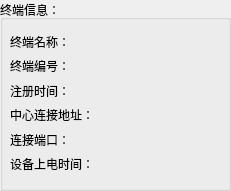
  <widget class="QGroupBox" name="groupBox_2">
   <property name="geometry">
    <rect>
     <x>230</x>
     <y>70</y>
     <width>231</width>
     <height>191</height>
    </rect>
   </property>
   <property name="title">
    <string>终端信息：</string>
   </property>
   <widget class="QWidget" name="layoutWidget">
    <property name="geometry">
     <rect>
      <x>10</x>
      <y>32</y>
      <width>211</width>
      <height>141</height>
     </rect>
    </property>
    <layout class="QGridLayout" name="gridLayout_2">
     <item row="0" column="0">
      <widget class="QLabel" name="label_10">
       <property name="text">
        <string>终端名称：</string>
       </property>
      </widget>
     </item>
     <item row="0" column="1">
      <widget class="QLabel" name="label_terminalName">
       <property name="styleSheet">
        <string notr="true">color: rgb(0, 0, 255);</string>
       </property>
       <property name="text">
        <string/>
       </property>
       <property name="alignment">
        <set>Qt::AlignRight|Qt::AlignTrailing|Qt::AlignVCenter</set>
       </property>
      </widget>
     </item>
     <item row="1" column="0">
      <widget class="QLabel" name="label_12">
       <property name="text">
        <string>终端编号：</string>
       </property>
      </widget>
     </item>
     <item row="1" column="1">
      <widget class="QLabel" name="label_terminalNo">
       <property name="styleSheet">
        <string notr="true">color: rgb(0, 0, 255);</string>
       </property>
       <property name="text">
        <string/>
       </property>
       <property name="alignment">
        <set>Qt::AlignRight|Qt::AlignTrailing|Qt::AlignVCenter</set>
       </property>
      </widget>
     </item>
     <item row="2" column="0">
      <widget class="QLabel" name="label_15">
       <property name="text">
        <string>注册时间：</string>
       </property>
      </widget>
     </item>
     <item row="2" column="1">
      <widget class="QLabel" name="label_registerTime">
       <property name="styleSheet">
        <string notr="true">color: rgb(0, 0, 255);</string>
       </property>
       <property name="text">
        <string/>
       </property>
       <property name="alignment">
        <set>Qt::AlignRight|Qt::AlignTrailing|Qt::AlignVCenter</set>
       </property>
      </widget>
     </item>
     <item row="3" column="0">
      <widget class="QLabel" name="label_25">
       <property name="text">
        <string>中心连接地址：</string>
       </property>
      </widget>
     </item>
     <item row="3" column="1">
      <widget class="QLabel" name="label_connIpaddr">
       <property name="styleSheet">
        <string notr="true">color: rgb(0, 0, 255);</string>
       </property>
       <property name="text">
        <string/>
       </property>
       <property name="alignment">
        <set>Qt::AlignRight|Qt::AlignTrailing|Qt::AlignVCenter</set>
       </property>
      </widget>
     </item>
     <item row="4" column="0">
      <widget class="QLabel" name="label_27">
       <property name="text">
        <string>连接端口：</string>
       </property>
      </widget>
     </item>
     <item row="4" column="1">
      <widget class="QLabel" name="label_connPort">
       <property name="styleSheet">
        <string notr="true">color: rgb(0, 0, 255);</string>
       </property>
       <property name="text">
        <string/>
       </property>
       <property name="alignment">
        <set>Qt::AlignRight|Qt::AlignTrailing|Qt::AlignVCenter</set>
       </property>
      </widget>
     </item>
     <item row="5" column="0">
      <widget class="QLabel" name="label_17">
       <property name="text">
        <string>设备上电时间：</string>
       </property>
      </widget>
     </item>
     <item row="5" column="1">
      <widget class="QLabel" name="label_lastPowerOn">
       <property name="styleSheet">
        <string notr="true">color: rgb(0, 0, 255);</string>
       </property>
       <property name="text">
        <string/>
       </property>
       <property name="alignment">
        <set>Qt::AlignRight|Qt::AlignTrailing|Qt::AlignVCenter</set>
       </property>
      </widget>
     </item>
    </layout>
   </widget>
  </widget>
